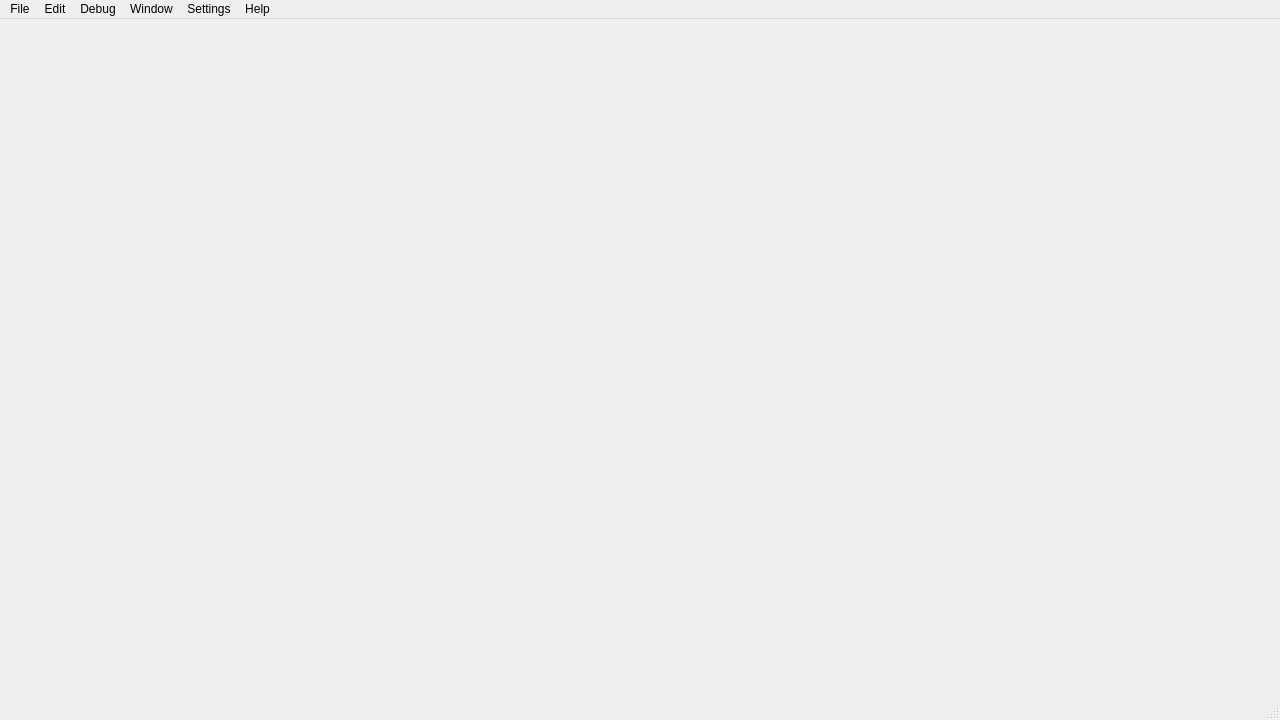
<?xml version="1.0" encoding="UTF-8"?>
<ui version="4.0">
 <class>MainWindow</class>
 <widget class="QMainWindow" name="MainWindow">
  <property name="geometry">
   <rect>
    <x>0</x>
    <y>0</y>
    <width>1280</width>
    <height>720</height>
   </rect>
  </property>
  <property name="windowTitle">
   <string>Sandbox 3D</string>
  </property>
  <widget class="QWidget" name="centralwidget"/>
  <widget class="QMenuBar" name="menubar">
   <property name="geometry">
    <rect>
     <x>0</x>
     <y>0</y>
     <width>1280</width>
     <height>23</height>
    </rect>
   </property>
   <widget class="QMenu" name="menuFile">
    <property name="title">
     <string>File</string>
    </property>
    <addaction name="actionOpen"/>
    <addaction name="actionSave"/>
    <addaction name="separator"/>
    <addaction name="actionExit"/>
   </widget>
   <widget class="QMenu" name="menuHelp">
    <property name="title">
     <string>Help</string>
    </property>
    <addaction name="actionAbout_this_Sandbox"/>
   </widget>
   <widget class="QMenu" name="menuEdit">
    <property name="title">
     <string>Edit</string>
    </property>
    <addaction name="actionUndo"/>
    <addaction name="actionRedo"/>
    <addaction name="separator"/>
    <addaction name="actionResetCamera"/>
   </widget>
   <widget class="QMenu" name="menuDebug">
    <property name="title">
     <string>Debug</string>
    </property>
    <widget class="QMenu" name="menuBuffer">
     <property name="title">
      <string>Render</string>
     </property>
     <addaction name="actionFinal"/>
     <addaction name="actionDiffuse"/>
     <addaction name="actionNormal"/>
     <addaction name="actionPosition"/>
     <addaction name="actionDepth"/>
     <addaction name="actionShadows"/>
    </widget>
    <addaction name="actionWireframe"/>
    <addaction name="actionShow_bounding_boxes"/>
    <addaction name="actionFaceCulling"/>
    <addaction name="menuBuffer"/>
   </widget>
   <widget class="QMenu" name="menuWindow">
    <property name="title">
     <string>Window</string>
    </property>
    <widget class="QMenu" name="menuViews">
     <property name="title">
      <string>Views</string>
     </property>
     <addaction name="actionMeshList"/>
    </widget>
    <addaction name="actionFullscreen"/>
    <addaction name="menuViews"/>
   </widget>
   <widget class="QMenu" name="menuSettings">
    <property name="title">
     <string>Settings</string>
    </property>
    <addaction name="actionClear_color"/>
   </widget>
   <addaction name="menuFile"/>
   <addaction name="menuEdit"/>
   <addaction name="menuDebug"/>
   <addaction name="menuWindow"/>
   <addaction name="menuSettings"/>
   <addaction name="menuHelp"/>
  </widget>
  <widget class="QStatusBar" name="statusbar"/>
  <action name="actionOpen">
   <property name="text">
    <string>Open</string>
   </property>
   <property name="shortcut">
    <string>Ctrl+O</string>
   </property>
  </action>
  <action name="actionSave">
   <property name="text">
    <string>Save</string>
   </property>
   <property name="shortcut">
    <string>Ctrl+S</string>
   </property>
  </action>
  <action name="actionExit">
   <property name="text">
    <string>Exit</string>
   </property>
   <property name="shortcut">
    <string>Ctrl+Q</string>
   </property>
  </action>
  <action name="actionAbout_this_Sandbox">
   <property name="text">
    <string>Help</string>
   </property>
   <property name="shortcut">
    <string>F1</string>
   </property>
  </action>
  <action name="actionUndo">
   <property name="enabled">
    <bool>false</bool>
   </property>
   <property name="text">
    <string>Undo</string>
   </property>
   <property name="shortcut">
    <string>Ctrl+Z</string>
   </property>
  </action>
  <action name="actionRedo">
   <property name="enabled">
    <bool>false</bool>
   </property>
   <property name="text">
    <string>Redo</string>
   </property>
   <property name="shortcut">
    <string>Ctrl+Shift+Z</string>
   </property>
  </action>
  <action name="actionSelect_All">
   <property name="text">
    <string>Select All</string>
   </property>
   <property name="shortcut">
    <string>Ctrl+A</string>
   </property>
  </action>
  <action name="actionShow_bounding_boxes">
   <property name="checkable">
    <bool>true</bool>
   </property>
   <property name="text">
    <string>Bounding boxes</string>
   </property>
  </action>
  <action name="actionWireframe">
   <property name="checkable">
    <bool>true</bool>
   </property>
   <property name="text">
    <string>Wireframe</string>
   </property>
  </action>
  <action name="actionFullscreen">
   <property name="text">
    <string>Fullscreen</string>
   </property>
   <property name="shortcut">
    <string>Ctrl+F11</string>
   </property>
  </action>
  <action name="actionMeshList">
   <property name="checkable">
    <bool>true</bool>
   </property>
   <property name="text">
    <string>Mesh List</string>
   </property>
  </action>
  <action name="actionClear_color">
   <property name="text">
    <string>Clear color</string>
   </property>
  </action>
  <action name="actionFaceCulling">
   <property name="checkable">
    <bool>true</bool>
   </property>
   <property name="checked">
    <bool>true</bool>
   </property>
   <property name="text">
    <string>Face culling</string>
   </property>
  </action>
  <action name="actionResetCamera">
   <property name="text">
    <string>Reset Camera</string>
   </property>
   <property name="shortcut">
    <string>Ctrl+R</string>
   </property>
  </action>
  <action name="actionDiffuse">
   <property name="checkable">
    <bool>true</bool>
   </property>
   <property name="text">
    <string>Diffuse</string>
   </property>
   <property name="shortcut">
    <string>Ctrl+F2</string>
   </property>
  </action>
  <action name="actionNormal">
   <property name="checkable">
    <bool>true</bool>
   </property>
   <property name="text">
    <string>Normal</string>
   </property>
   <property name="shortcut">
    <string>Ctrl+F3</string>
   </property>
  </action>
  <action name="actionPosition">
   <property name="checkable">
    <bool>true</bool>
   </property>
   <property name="text">
    <string>Position</string>
   </property>
   <property name="shortcut">
    <string>Ctrl+F4</string>
   </property>
  </action>
  <action name="actionDepth">
   <property name="checkable">
    <bool>true</bool>
   </property>
   <property name="text">
    <string>Depth</string>
   </property>
   <property name="shortcut">
    <string>Ctrl+F5</string>
   </property>
  </action>
  <action name="actionFinal">
   <property name="checkable">
    <bool>true</bool>
   </property>
   <property name="checked">
    <bool>true</bool>
   </property>
   <property name="text">
    <string>Final</string>
   </property>
   <property name="shortcut">
    <string>Ctrl+F1</string>
   </property>
  </action>
  <action name="actionShadows">
   <property name="checkable">
    <bool>true</bool>
   </property>
   <property name="text">
    <string>Shadows</string>
   </property>
   <property name="shortcut">
    <string>Ctrl+F6</string>
   </property>
  </action>
 </widget>
 <resources/>
 <connections>
  <connection>
   <sender>actionExit</sender>
   <signal>triggered()</signal>
   <receiver>MainWindow</receiver>
   <slot>close()</slot>
   <hints>
    <hint type="sourcelabel">
     <x>-1</x>
     <y>-1</y>
    </hint>
    <hint type="destinationlabel">
     <x>399</x>
     <y>299</y>
    </hint>
   </hints>
  </connection>
  <connection>
   <sender>actionFullscreen</sender>
   <signal>triggered()</signal>
   <receiver>MainWindow</receiver>
   <slot>showFullScreen()</slot>
   <hints>
    <hint type="sourcelabel">
     <x>-1</x>
     <y>-1</y>
    </hint>
    <hint type="destinationlabel">
     <x>639</x>
     <y>359</y>
    </hint>
   </hints>
  </connection>
 </connections>
</ui>
